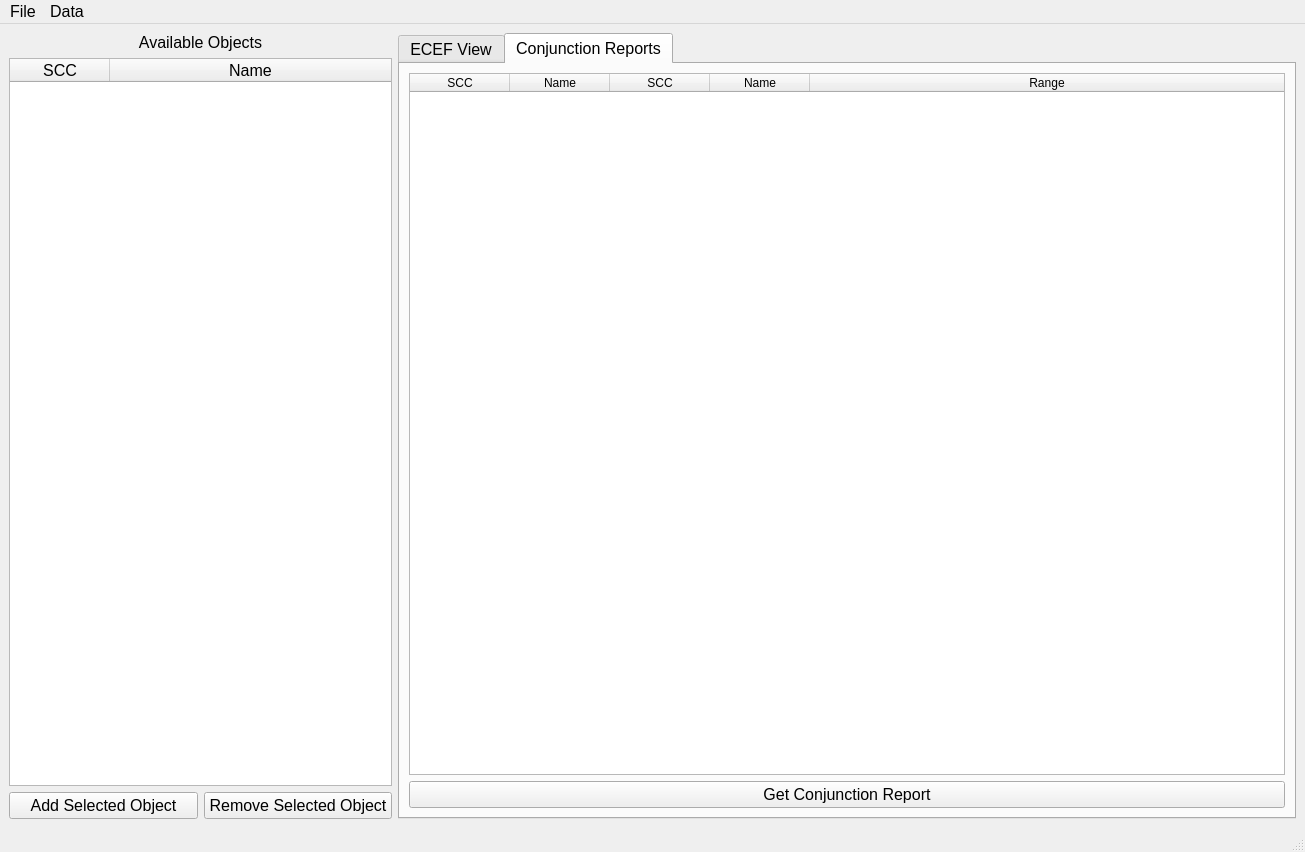
<?xml version="1.0" encoding="UTF-8"?>
<ui version="4.0">
 <class>MainWindow</class>
 <widget class="QMainWindow" name="MainWindow">
  <property name="geometry">
   <rect>
    <x>0</x>
    <y>0</y>
    <width>1305</width>
    <height>852</height>
   </rect>
  </property>
  <property name="font">
   <font>
    <pointsize>12</pointsize>
   </font>
  </property>
  <property name="windowTitle">
   <string>OpenSpace GUI</string>
  </property>
  <widget class="QWidget" name="centralwidget">
   <layout class="QGridLayout" name="gridLayout_2">
    <item row="0" column="0">
     <layout class="QVBoxLayout" name="verticalLayout">
      <item>
       <layout class="QVBoxLayout" name="verticalLayout_2">
        <item>
         <widget class="QLabel" name="label">
          <property name="text">
           <string>Available Objects</string>
          </property>
          <property name="alignment">
           <set>Qt::AlignCenter</set>
          </property>
         </widget>
        </item>
        <item>
         <widget class="QTableWidget" name="available_sccs_table">
          <property name="maximumSize">
           <size>
            <width>383</width>
            <height>16777215</height>
           </size>
          </property>
          <property name="editTriggers">
           <set>QAbstractItemView::NoEditTriggers</set>
          </property>
          <attribute name="horizontalHeaderStretchLastSection">
           <bool>true</bool>
          </attribute>
          <attribute name="verticalHeaderVisible">
           <bool>false</bool>
          </attribute>
          <column>
           <property name="text">
            <string>SCC</string>
           </property>
          </column>
          <column>
           <property name="text">
            <string>Name</string>
           </property>
          </column>
         </widget>
        </item>
       </layout>
      </item>
      <item>
       <layout class="QHBoxLayout" name="horizontalLayout">
        <item>
         <widget class="QPushButton" name="add_object_button">
          <property name="text">
           <string>Add Selected Object</string>
          </property>
         </widget>
        </item>
        <item>
         <widget class="QPushButton" name="remove_object_button">
          <property name="text">
           <string>Remove Selected Object</string>
          </property>
         </widget>
        </item>
       </layout>
      </item>
     </layout>
    </item>
    <item row="0" column="1">
     <widget class="QTabWidget" name="tabWidget">
      <property name="currentIndex">
       <number>1</number>
      </property>
      <widget class="QWidget" name="tab">
       <attribute name="title">
        <string>ECEF View</string>
       </attribute>
       <layout class="QGridLayout" name="gridLayout">
        <item row="0" column="0">
         <widget class="PlotWidget" name="rel_geo_plot" native="true">
          <property name="sizePolicy">
           <sizepolicy hsizetype="Expanding" vsizetype="Expanding">
            <horstretch>0</horstretch>
            <verstretch>0</verstretch>
           </sizepolicy>
          </property>
          <property name="minimumSize">
           <size>
            <width>1</width>
            <height>0</height>
           </size>
          </property>
         </widget>
        </item>
       </layout>
      </widget>
      <widget class="QWidget" name="tab_2">
       <attribute name="title">
        <string>Conjunction Reports</string>
       </attribute>
       <layout class="QGridLayout" name="gridLayout_3">
        <item row="0" column="0">
         <widget class="QTableWidget" name="ca_table">
          <property name="editTriggers">
           <set>QAbstractItemView::NoEditTriggers</set>
          </property>
          <attribute name="horizontalHeaderStretchLastSection">
           <bool>true</bool>
          </attribute>
          <attribute name="verticalHeaderVisible">
           <bool>false</bool>
          </attribute>
          <column>
           <property name="text">
            <string>SCC</string>
           </property>
          </column>
          <column>
           <property name="text">
            <string>Name</string>
           </property>
          </column>
          <column>
           <property name="text">
            <string>SCC</string>
           </property>
          </column>
          <column>
           <property name="text">
            <string>Name</string>
           </property>
          </column>
          <column>
           <property name="text">
            <string>Range</string>
           </property>
          </column>
         </widget>
        </item>
        <item row="1" column="0">
         <widget class="QPushButton" name="ca_button">
          <property name="text">
           <string>Get Conjunction Report</string>
          </property>
         </widget>
        </item>
       </layout>
      </widget>
     </widget>
    </item>
   </layout>
  </widget>
  <widget class="QMenuBar" name="menubar">
   <property name="geometry">
    <rect>
     <x>0</x>
     <y>0</y>
     <width>1305</width>
     <height>24</height>
    </rect>
   </property>
   <widget class="QMenu" name="menuFile">
    <property name="title">
     <string>File</string>
    </property>
    <widget class="QMenu" name="menuLoad">
     <property name="title">
      <string>Load</string>
     </property>
     <widget class="QMenu" name="menuLatest_TLEs">
      <property name="title">
       <string>Latest TLEs</string>
      </property>
      <addaction name="load_active_geo_action"/>
     </widget>
     <addaction name="menuLatest_TLEs"/>
    </widget>
    <addaction name="menuLoad"/>
   </widget>
   <widget class="QMenu" name="menuData">
    <property name="title">
     <string>Data</string>
    </property>
    <widget class="QMenu" name="menuDownload">
     <property name="title">
      <string>Download</string>
     </property>
     <widget class="QMenu" name="menuLatest_TLEs_2">
      <property name="title">
       <string>Latest TLEs</string>
      </property>
      <addaction name="download_active_geo"/>
     </widget>
     <addaction name="menuLatest_TLEs_2"/>
    </widget>
    <addaction name="menuDownload"/>
   </widget>
   <addaction name="menuFile"/>
   <addaction name="menuData"/>
  </widget>
  <widget class="QStatusBar" name="statusbar"/>
  <action name="load_active_geo_action">
   <property name="text">
    <string>Active GEO</string>
   </property>
  </action>
  <action name="download_active_geo">
   <property name="text">
    <string>Active GEO</string>
   </property>
  </action>
 </widget>
 <customwidgets>
  <customwidget>
   <class>PlotWidget</class>
   <extends>QWidget</extends>
   <header>pyqtgraph</header>
   <container>1</container>
  </customwidget>
 </customwidgets>
 <resources/>
 <connections/>
</ui>
